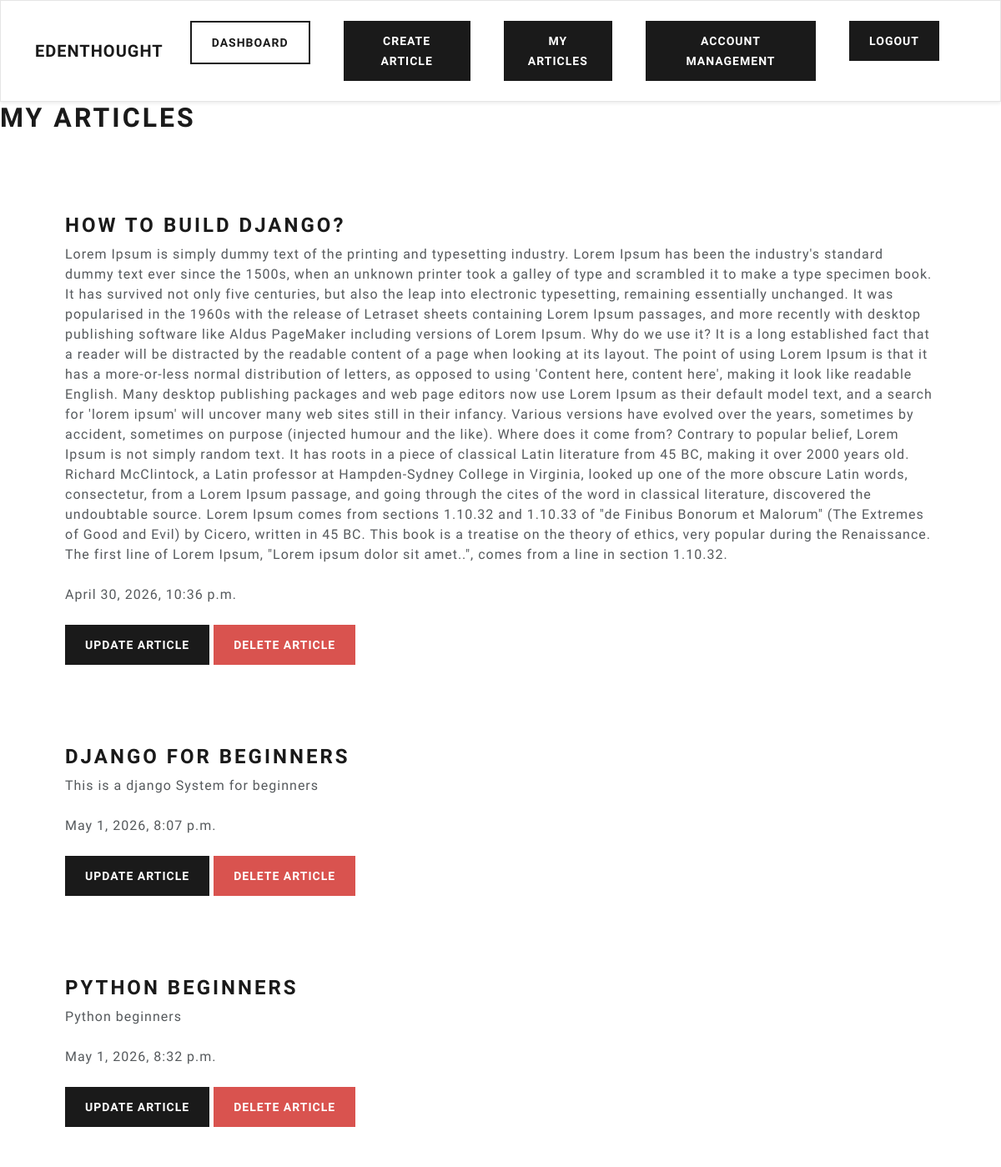
Screenshot of /writer/my-articles/ (signed in) with the database file from the repository.
### writer/models.py (models this page shows, shortened)
class Article(models.Model):
    title = models.CharField(max_length=200)
    content = models.TextField(max_length=10000)
    date_posted = models.DateTimeField(auto_now_add=True)
    is_premium = models.BooleanField(default=False, verbose_name="Premium Article")
    user = models.ForeignKey(CustomUser, max_length=10 ,  on_delete=models.CASCADE, null=True)

### writer/views.py (the view)
# urls.py: path('my-articles/', views.my_articles, name='my-articles'),
@login_required(login_url='my-login')
def my_articles(request):
    current_user = request.user.id
    article = Article.objects.all().filter(user=current_user)
    context = {'AllArticles': article}
    return render(request, 'writer/my-articles.html', context)

### writer/templates/writer/my-articles.html
{% extends 'writer/navbar.html' %}
{% block content %}
    <h1 class="text-3xl font-bold mb-4">My Articles</h1>
    <br>
    {% for article in AllArticles %}
        <div class="container bg-white shadow-md p-5 form-layout">
            <h3>{{ article.title }}</h3>
            {{ article.content }}
            <br> <br>
            {{ article.date_posted }}
            <br> <br>
            <a href="{% url 'update-article' article.id %}" class="btn btn-primary">Update Article</a>
            <a href="{% url 'delete-article' article.id %}" class="btn btn-danger">Delete Article</a>
        </div>
    {% endfor %}
{% endblock %}

### rows the page displays
Article: title "HOW TO BUILD DJANGO?", content "Lorem Ipsum is simply dummy text of the printing and typesetting industry. Lorem Ipsum has been the industry's standard dummy text ever since the 1500s, when an unknown printer took a galley of type and scrambled it to make a type specimen book. It has survived not only five centuries, but also the leap into electronic typesetting, remaining essentially unchanged. It was popularised in the 1960s with the release of Letraset sheets containing Lorem Ipsum passages, and more recently with desktop publishing software like Aldus PageMaker including versions of Lorem Ipsum. Why do we use it? It is a long established fact that a reader will be distracted by the readable content of a page when…", date_posted "April 30, 2026, 10:36 p.m."
Article: title "DJANGO FOR BEGINNERS", content "This is a django System for beginners", date_posted "May 1, 2026, 8:07 p.m."
Article: title "PYTHON BEGINNERS", content "Python beginners", date_posted "May 1, 2026, 8:32 p.m."
